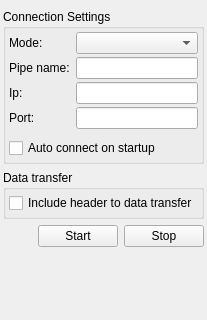
<?xml version="1.0" encoding="UTF-8"?>
<ui version="4.0">
 <class>SocketStreamExtensionForm</class>
 <widget class="QWidget" name="SocketStreamExtensionForm">
  <property name="geometry">
   <rect>
    <x>0</x>
    <y>0</y>
    <width>207</width>
    <height>320</height>
   </rect>
  </property>
  <property name="sizePolicy">
   <sizepolicy hsizetype="Preferred" vsizetype="Preferred">
    <horstretch>0</horstretch>
    <verstretch>0</verstretch>
   </sizepolicy>
  </property>
  <property name="windowTitle">
   <string>Form</string>
  </property>
  <layout class="QVBoxLayout" name="verticalLayout_2">
   <property name="leftMargin">
    <number>3</number>
   </property>
   <property name="topMargin">
    <number>9</number>
   </property>
   <property name="rightMargin">
    <number>3</number>
   </property>
   <property name="bottomMargin">
    <number>9</number>
   </property>
   <item>
    <widget class="QGroupBox" name="groupBox">
     <property name="title">
      <string>Connection Settings</string>
     </property>
     <layout class="QFormLayout" name="formLayout">
      <property name="horizontalSpacing">
       <number>3</number>
      </property>
      <property name="verticalSpacing">
       <number>3</number>
      </property>
      <property name="leftMargin">
       <number>3</number>
      </property>
      <property name="topMargin">
       <number>3</number>
      </property>
      <property name="rightMargin">
       <number>3</number>
      </property>
      <property name="bottomMargin">
       <number>3</number>
      </property>
      <item row="0" column="0">
       <widget class="QLabel" name="label_4">
        <property name="text">
         <string>Mode:</string>
        </property>
       </widget>
      </item>
      <item row="0" column="1">
       <widget class="QComboBox" name="comboBox_mode"/>
      </item>
      <item row="1" column="0">
       <widget class="QLabel" name="label_3">
        <property name="text">
         <string>Pipe name: </string>
        </property>
       </widget>
      </item>
      <item row="1" column="1">
       <widget class="QLineEdit" name="lineEdit_pipeName"/>
      </item>
      <item row="2" column="0">
       <widget class="QLabel" name="label">
        <property name="text">
         <string>Ip: </string>
        </property>
       </widget>
      </item>
      <item row="2" column="1">
       <widget class="QLineEdit" name="lineEdit_ip"/>
      </item>
      <item row="3" column="0">
       <widget class="QLabel" name="label_2">
        <property name="text">
         <string>Port: </string>
        </property>
       </widget>
      </item>
      <item row="3" column="1">
       <widget class="QLineEdit" name="lineEdit_port"/>
      </item>
      <item row="5" column="0" colspan="2">
       <widget class="QCheckBox" name="checkBox_autoConnect">
        <property name="text">
         <string>Auto connect on startup</string>
        </property>
       </widget>
      </item>
      <item row="4" column="0">
       <spacer name="verticalSpacer_2">
        <property name="orientation">
         <enum>Qt::Vertical</enum>
        </property>
        <property name="sizeType">
         <enum>QSizePolicy::Fixed</enum>
        </property>
        <property name="sizeHint" stdset="0">
         <size>
          <width>20</width>
          <height>3</height>
         </size>
        </property>
       </spacer>
      </item>
     </layout>
    </widget>
   </item>
   <item>
    <widget class="QGroupBox" name="groupBox_2">
     <property name="title">
      <string>Data transfer</string>
     </property>
     <layout class="QVBoxLayout" name="verticalLayout">
      <property name="spacing">
       <number>3</number>
      </property>
      <property name="leftMargin">
       <number>3</number>
      </property>
      <property name="topMargin">
       <number>3</number>
      </property>
      <property name="rightMargin">
       <number>3</number>
      </property>
      <property name="bottomMargin">
       <number>3</number>
      </property>
      <item>
       <widget class="QCheckBox" name="checkBox_header">
        <property name="text">
         <string>Include header to data transfer</string>
        </property>
       </widget>
      </item>
     </layout>
    </widget>
   </item>
   <item>
    <layout class="QHBoxLayout" name="horizontalLayout_5">
     <item>
      <spacer name="horizontalSpacer_2">
       <property name="orientation">
        <enum>Qt::Horizontal</enum>
       </property>
       <property name="sizeHint" stdset="0">
        <size>
         <width>40</width>
         <height>20</height>
        </size>
       </property>
      </spacer>
     </item>
     <item>
      <widget class="QPushButton" name="pushButton_start">
       <property name="text">
        <string>Start</string>
       </property>
      </widget>
     </item>
     <item>
      <widget class="QPushButton" name="pushButton_stop">
       <property name="text">
        <string>Stop</string>
       </property>
      </widget>
     </item>
    </layout>
   </item>
   <item>
    <spacer name="verticalSpacer">
     <property name="orientation">
      <enum>Qt::Vertical</enum>
     </property>
     <property name="sizeHint" stdset="0">
      <size>
       <width>20</width>
       <height>119</height>
      </size>
     </property>
    </spacer>
   </item>
  </layout>
 </widget>
 <resources/>
 <connections/>
</ui>
